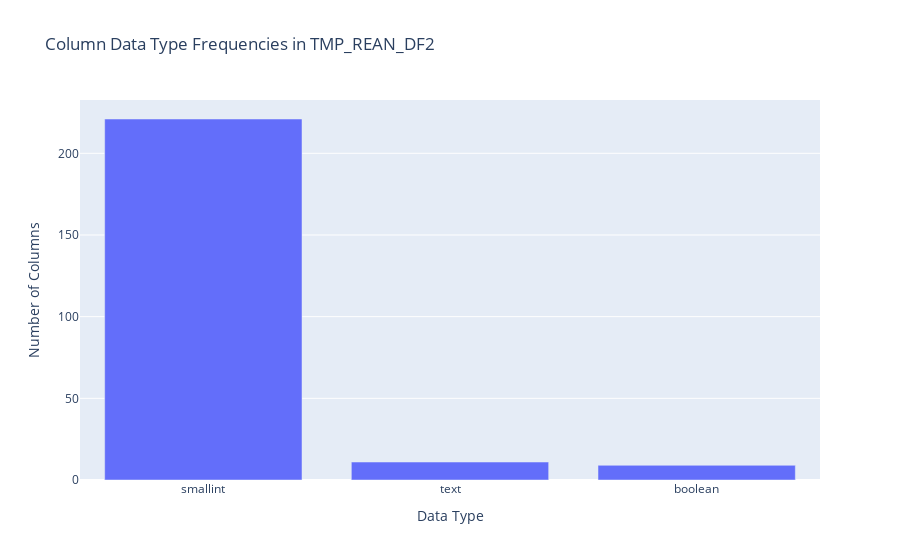

The notebook cell this image was saved under:
### Markdown cell above
--- 
## 5. Column-Level Analysis
A deep dive into the columns, focusing on data types, data completeness (NULL values), and complexity (cardinality).

### Code cell
display_header("Data Type Distribution")

if column_structure_df is not None:
    type_counts = column_structure_df['data_type'].value_counts().reset_index()
    type_counts.columns = ['data_type', 'count']
    
    # Calculate percentages
    type_counts['percentage'] = (type_counts['count'] / type_counts['count'].sum() * 100).round(2)
    
    # Display comprehensive table
    display(Markdown("**Complete Data Type Distribution**"))
    display(type_counts.style.format({'percentage': '{:.2f}%'}))
    
    # Display summary statistics
    display(Markdown("**Data Type Summary**"))
    summary_stats = pd.DataFrame({
        'Total Columns': [type_counts['count'].sum()],
        'Unique Data Types': [len(type_counts)],
        'Most Common Type': [f"{type_counts.iloc[0]['data_type']} ({type_counts.iloc[0]['count']} columns)"],
        'Least Common Type': [f"{type_counts.iloc[-1]['data_type']} ({type_counts.iloc[-1]['count']} columns)"]
    })
    display(summary_stats)
    
    fig = px.bar(type_counts, x='data_type', y='count', title=f'Column Data Type Frequencies in {DATABASE_NAME}',
                 labels={'count': 'Number of Columns', 'data_type': 'Data Type'})
    fig.show()
else:
    print("No column structure data available.")

### Figure 1 — Plotly figure (JSON) as saved in the notebook; plotly's stock layout.template omitted (floating-point values rounded to 4 significant figures)
{"data": [{"hovertemplate": "Data Type=%{x}<br>Number of Columns=%{y}<extra></extra>", "legendgroup": "", "marker": {"color": "#636efa", "pattern": {"shape": ""}}, "name": "", "orientation": "v", "showlegend": false, "textposition": "auto", "type": "bar", "x": ["smallint", "text", "boolean"], "xaxis": "x", "y": [221, 11, 9], "yaxis": "y"}], "layout": {"barmode": "relative", "legend": {"tracegroupgap": 0}, "title": {"text": "Column Data Type Frequencies in TMP_REAN_DF2"}, "xaxis": {"anchor": "y", "domain": [0, 1], "title": {"text": "Data Type"}}, "yaxis": {"anchor": "x", "domain": [0, 1], "title": {"text": "Number of Columns"}}}}
